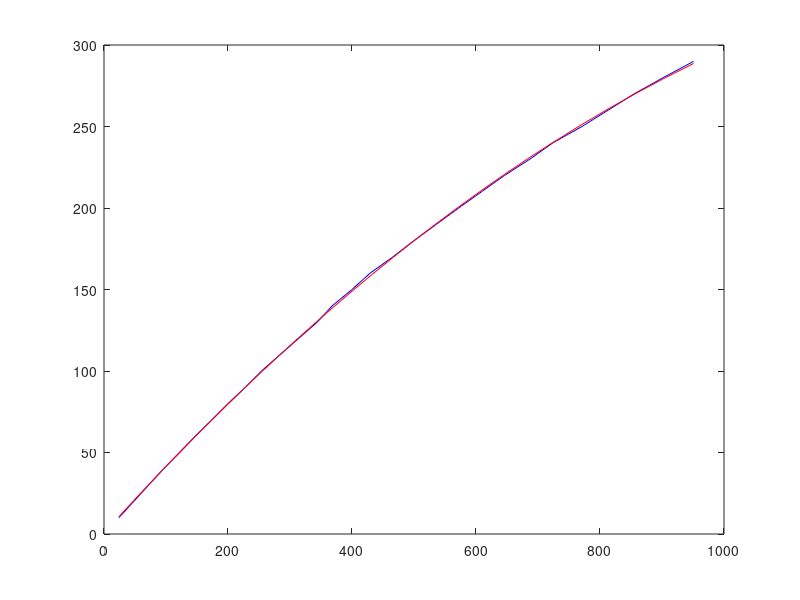

The MATLAB script that drew this image:
% interpolation of image coordinates to 3D using img01.jpg

x_pxl = [24, 48, 72, 96, 122, 147, 174, 200, 228, 254, ...
    284, 314, 344, 368, 400, 429, 466, 500, 536, 572, ...
    609, 646, 687, 724, 771, 813, 855, 902, 951];           % [pxl]
y_mm = [10:10:290];                                         % [mm] distance from top of image

P = polyfit(x_pxl, y_mm, 2)
f = @(x) P(3) + P(2).*x + P(1).*x.^2;

figure;
plot(x_pxl, y_mm, 'b', x_pxl, f(x_pxl), 'r');
